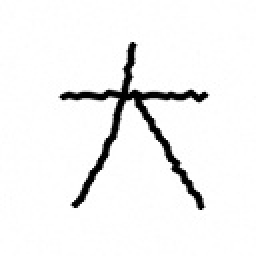
#> input picture backend/data/chinese_dataset/char_DA/char_DA_0.jpg, 128 x 128 px (shown 2 times larger)
$ python -i train_stage5b_models.py   (imports and definitions only)
#> lines starting #> are read from the running program, lines starting #| are printed output that depends on the picture
#> further down, picture is the input picture: shape (128, 128); min 0, max 255, mean 242.1
"""
StrokeSpeak — Stage 5B-B2: Multilingual CNN Training & Export Pipeline
Trains, validates, evaluates, and exports separate TorchScript CNN models for:
1. Sanskrit Devanagari (10 vowel classes)
2. Tamil (12 vowel classes)
3. Simplified Chinese (9 foundational character classes)

Preserves the existing Japanese Hiragana model without retraining or modification.
Strictly abides by:
- Train partition ONLY is augmented (14 base * 10 = 140 training images per class).
- Validation (3) and Test (3) partitions are NEVER augmented.
- Evaluates on held-out test split and computes:
  - Accuracy
  - Correct / Total count
  - Full Confusion Matrix
  - Macro-Precision, Macro-Recall, Macro-F1
- Exports versioned TorchScript model (.pt), weights (.pt, .npz), and metadata (.json).
- Clearly designates metrics as Synthetic-Data Benchmark Results (Tier 1).
"""

import os
import sys
import json
import random
import time
import cv2
import numpy as np

# Ensure backend package can be imported
sys.path.insert(0, os.path.abspath("backend"))
from app.ml.preprocessing import preprocess_handwriting_image, TARGET_SIZE

DATA_BASE_DIR = os.path.abspath("backend/data")
MODELS_DIR = os.path.abspath("backend/app/ml/models")

# ============================================================================
# Configurations for the 3 target scripts
# ============================================================================

CONFIGS = {
    "sa-devanagari": {
        "model_name": "StrokeSpeak Sanskrit Devanagari CNN",
        "version": "1.0.0",
        "script_code": "sa-devanagari",
        "language": "Sanskrit (Devanagari)",
        "dataset_dir": os.path.join(DATA_BASE_DIR, "sanskrit_dataset"),
        "model_prefix": "sanskrit_devanagari",
        "classes": [
            ("अ", "vowel_A"),
            ("आ", "vowel_AA"),
            ("इ", "vowel_I"),
            ("ई", "vowel_II"),
            ("उ", "vowel_U"),
            ("ऊ", "vowel_UU"),
            ("ए", "vowel_E"),
            ("ऐ", "vowel_AI"),
            ("ओ", "vowel_O"),
            ("औ", "vowel_AU"),
        ],
        "epochs": 25,
        "batch_size": 32,
        "learning_rate": 0.001,
        "seed": 42,
    },
    "ta": {
        "model_name": "StrokeSpeak Tamil CNN",
        "version": "1.0.0",
        "script_code": "ta",
        "language": "Tamil",
        "dataset_dir": os.path.join(DATA_BASE_DIR, "tamil_dataset"),
        "model_prefix": "tamil",
        "classes": [
            ("அ", "vowel_A"),
            ("ஆ", "vowel_AA"),
            ("இ", "vowel_I"),
            ("ஈ", "vowel_II"),
            ("உ", "vowel_U"),
            ("ஊ", "vowel_UU"),
            ("எ", "vowel_E"),
            ("ஏ", "vowel_EE"),
            ("ஐ", "vowel_AI"),
            ("ஒ", "vowel_O"),
            ("ஓ", "vowel_OO"),
            ("ஔ", "vowel_AU"),
        ],
        "epochs": 25,
        "batch_size": 32,
        "learning_rate": 0.001,
        "seed": 42,
    },
    "zh-hans": {
        "model_name": "StrokeSpeak Simplified Chinese CNN",
        "version": "1.0.0",
        "script_code": "zh-hans",
        "language": "Simplified Chinese",
        "dataset_dir": os.path.join(DATA_BASE_DIR, "chinese_dataset"),
        "model_prefix": "chinese",
        "classes": [
            ("一", "char_YI"),
            ("二", "char_ER"),
            ("三", "char_SAN"),
            ("人", "char_REN"),
            ("大", "char_DA"),
            ("口", "char_KOU"),
            ("日", "char_RI"),
            ("月", "char_YUE"),
            ("山", "char_SHAN"),
        ],
        "epochs": 25,
        "batch_size": 32,
        "learning_rate": 0.001,
        "seed": 42,
    },
}


# ============================================================================
# Augmentation function (Training data ONLY)
# ============================================================================

def augment_image(img_2d):
    """
    Apply slight affine rotation, translation, scaling, and morphological jitter.
    Applied ONLY to the training set to prevent data leakage into val or test.
    """
    h, w = img_2d.shape
#> h = 128; w = 128
    angle = random.uniform(-10, 10)
    tx = random.uniform(-2, 2)
    ty = random.uniform(-2, 2)
    scale = random.uniform(0.92, 1.08)

    M = cv2.getRotationMatrix2D((w / 2, h / 2), angle, scale)
    M[0, 2] += tx
    M[1, 2] += ty
    aug = cv2.warpAffine(img_2d, M, (w, h), borderValue=0)
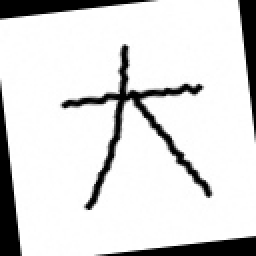
#> aug: shape (128, 128) (shown 2 times larger); min 0, max 255, mean 218.4

    choice = random.random()
    if choice < 0.25:
        kernel = np.ones((2, 2), np.uint8)
        aug = cv2.dilate(aug, kernel, iterations=1)
    elif choice < 0.40:
        kernel = np.ones((2, 2), np.uint8)
        aug = cv2.erode(aug, kernel, iterations=1)

    return aug


# ============================================================================
# Dataset Loading & Partitioning
# ============================================================================

# [464 lines left out: functions load_script_dataset, create_model_class, compute_detailed_metrics, train_and_export_script, main, not called in this run]


# [2 lines not run here, left out]

>>> import cv2
>>> picture = cv2.imread('../data/chinese_dataset/char_DA/char_DA_0.jpg', cv2.IMREAD_GRAYSCALE)
>>> result = augment_image(picture)

$ run again, on backend/data/chinese_dataset/char_ER/char_ER_1.jpg
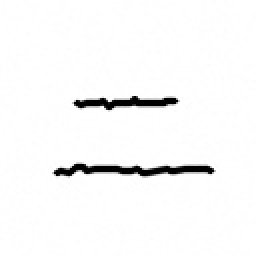
#> input picture backend/data/chinese_dataset/char_ER/char_ER_1.jpg, 128 x 128 px (shown 2 times larger)
#> picture is the input picture: shape (128, 128); min 0, max 255, mean 247.3
#> in augment_image, `aug = cv2.warpAffine(img_2d, M, (w, h), borderValue=0)`:
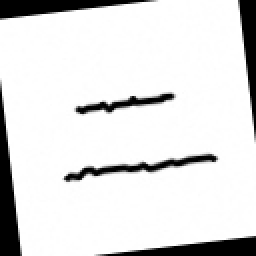
#> aug: shape (128, 128) (shown 2 times larger); min 0, max 255, mean 223.3

$ run again, on backend/data/chinese_dataset/char_ER/char_ER_10.jpg
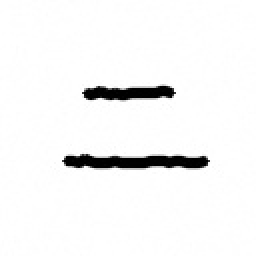
#> input picture backend/data/chinese_dataset/char_ER/char_ER_10.jpg, 128 x 128 px (shown 2 times larger)
#> picture is the input picture: shape (128, 128); min 0, max 255, mean 244.6
#> in augment_image, `aug = cv2.warpAffine(img_2d, M, (w, h), borderValue=0)`:
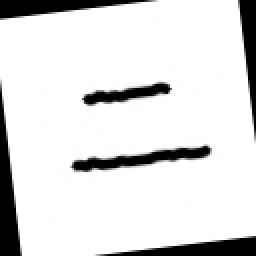
#> aug: shape (128, 128) (shown 2 times larger); min 0, max 255, mean 220.7

$ run again, on backend/data/chinese_dataset/char_KOU/char_KOU_1.jpg
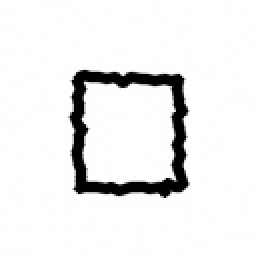
#> input picture backend/data/chinese_dataset/char_KOU/char_KOU_1.jpg, 128 x 128 px (shown 2 times larger)
#> picture is the input picture: shape (128, 128); min 0, max 255, mean 235.8
#> in augment_image, `aug = cv2.warpAffine(img_2d, M, (w, h), borderValue=0)`:
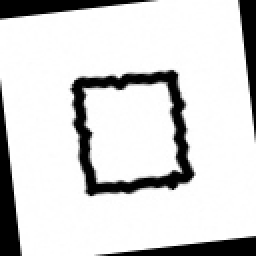
#> aug: shape (128, 128) (shown 2 times larger); min 0, max 255, mean 212.7
